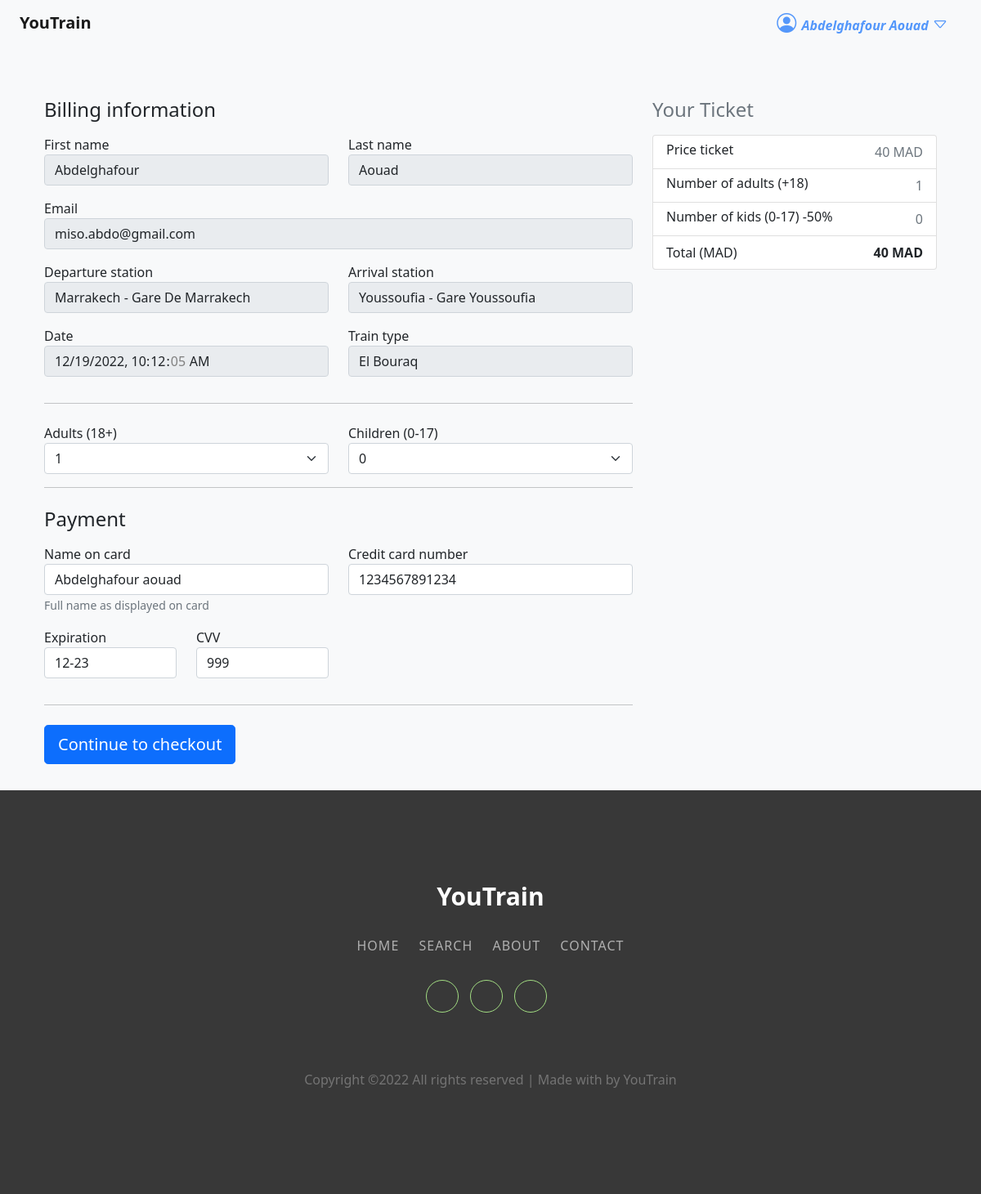
/checkout.php?id_travel=2 (signed in), run on the app's committed database.
### tables this page shows
CREATE TABLE IF NOT EXISTS `travels` (
  `id` int NOT NULL AUTO_INCREMENT,
  `time` float NOT NULL,
  `price` float NOT NULL,
  `seat` int NOT NULL DEFAULT '0',
  `start_station_id` int NOT NULL,
  `end_station_id` int NOT NULL,
  `date_start` timestamp NOT NULL,
  `created_at` timestamp NOT NULL DEFAULT CURRENT_TIMESTAMP,
  `updated_at` timestamp NOT NULL DEFAULT CURRENT_TIMESTAMP,
  `created_by` int NOT NULL,
  `updated_by` int DEFAULT NULL,
  `train_id` int NOT NULL,
  PRIMARY KEY (`id`)
);

CREATE TABLE IF NOT EXISTS `cities` (
  `id` int NOT NULL AUTO_INCREMENT,
  `name` varchar(40) NOT NULL,
  PRIMARY KEY (`id`)
);

CREATE TABLE IF NOT EXISTS `stations` (
  `id` int NOT NULL AUTO_INCREMENT,
  `name` varchar(60) NOT NULL,
  `address` text NOT NULL,
  `capacity` int NOT NULL,
  `city_id` int NOT NULL,
  PRIMARY KEY (`id`)
);

CREATE TABLE IF NOT EXISTS `type_trains` (
  `id` int NOT NULL AUTO_INCREMENT,
  `name` varchar(50) NOT NULL,
  `speed` float NOT NULL,
  PRIMARY KEY (`id`)
);

CREATE TABLE IF NOT EXISTS `users` (
  `id` int NOT NULL AUTO_INCREMENT,
  `first_name` varchar(50) NOT NULL,
  `last_name` varchar(50) NOT NULL,
  `age` int DEFAULT NULL,
  `email` varchar(255) NOT NULL,
  `phone` varchar(18) DEFAULT NULL,
  `password` varchar(255) NOT NULL,
  `admin` int NOT NULL DEFAULT '0',
  `created_at` timestamp NOT NULL DEFAULT CURRENT_TIMESTAMP,
  `updated_at` timestamp NOT NULL,
  `updated_by` int NOT NULL,
  PRIMARY KEY (`id`)
);

CREATE TABLE IF NOT EXISTS `card_payments` (
  `id` int NOT NULL,
  `card_number` varchar(17) NOT NULL,
  `full_name` varchar(80) NOT NULL,
  `cvv` int NOT NULL,
  `date_exp` varchar(10) NOT NULL,
  `created_at` timestamp NOT NULL DEFAULT CURRENT_TIMESTAMP,
  `updated_at` timestamp NOT NULL DEFAULT CURRENT_TIMESTAMP,
  PRIMARY KEY (`id`)
);

### models/connection.php (called while the page is built, shortened)
<?php
class Connection
{
      private $serv = 'localhost';
      private $user = 'root';
      private $pass = '';
      private $bd = 'youtrain';
      private function pdoConnection()
      {
            $con = new PDO('mysql:host=' . $this->serv . ';dbname=' . $this->bd, $this->user, $this->pass);
            $con->setAttribute(PDO::ATTR_DEFAULT_FETCH_MODE, PDO::FETCH_ASSOC);
            try {
                  return $con;
            } catch (PDOException $e) {
                  echo 'Database Error: ' . $e->getMessage();
            }
      }
      public function connect()
      {
            return $this->pdoConnection();
      }
}

### models/booking.php (called while the page is built, shortened)
<?php
require_once 'connection.php';
class Booking extends Connection
{
      public $id;
      function __construct($user_id = null, $travel_id = null, $nbr_adults = null, $nbr_kids = null, $date = null, $id = null)
      {
            $this->id = $id;
      }
      function setId($id)
      {
            $this->id = $id;
      }
      public function getInfo()
      {
            $dele = "SELECT users.*, card_payments.* from users
            left join card_payments on users.id=card_payments.id
            where users.id = ?";
            $stmt = $this->connect()->prepare($dele);
            $stmt->execute([$this->id]);
            $result = $stmt->fetch();
            return  $result;
      }
      public function getTravel()
      {
            $sql = "SELECT
                    travels.* ,
                    trains.name as train,
                    trains.capacity as capacity,
                    type_trains.name as type_train,
                    s_start.name as station_start,
                    s_end.name as station_end,
                    c_start.name as city_start,
                    c_end.name as city_end
                    FROM travels
                    inner join stations as s_start on s_start.id=travels.start_station_id
                    inner join stations as s_end on s_end.id=travels.end_station_id
                    inner join trains on trains.id=travels.train_id
                    inner join type_trains on type_trains.id=trains.type_id
                    inner join cities as c_start on c_start.id=s_start.city_id
                    inner join cities as c_end on c_end.id=s_end.city_id
                  where
                    travels.id=?";
            $stmt = $this->connect()->prepare($sql);
            $stmt->execute([$this->id]);
            $result = $stmt->fetch();
            return  $result;
      }
}

### checkout.php (the view, shortened to what this page needs)
<?php
require_once 'models/booking.php';
if (!isset($_GET['id_travel'])) {
  header('location: index.php');
  die;
} else {
  if (!isset($_SESSION['id'])) {
    header('location: signup.php');
    die;
  } else {
    $user = new Booking();
    $user->setId($_SESSION['id']);
    $user = $user->getInfo();
    $travel = new Booking();
    $travel->setId($_GET['id_travel']);
    $travel = $travel->getTravel();
  }
}
?>
<!DOCTYPE html>
<html lang="en">
<?php
include("include/head.php");
?>
<body class="bg-light">
  <?php require_once 'include/navbar-user.php'; ?>
  <div class="container">
    <div class="row">
      <div class="col-md-4 order-md-2 mb-4">
        <h4 class="d-flex justify-content-between align-items-center mb-3">
          <span class="text-muted">Your Ticket</span>
        </h4>
        <ul class="list-group mb-3">
          <li class="list-group-item d-flex justify-content-between lh-condensed">
            <div>
              <h6 class="my-0">Price ticket</h6>
            </div>
            <span class="text-muted"><?= $travel['price'] ?> MAD</span>
          </li>
          <li class="list-group-item d-flex justify-content-between lh-condensed">
            <div>
              <h6 class="my-0">Number of adults (+18)</h6>
            </div>
            <span class="text-muted" id="adults">1</span>
          </li>
          <li class="list-group-item d-flex justify-content-between lh-condensed">
            <div>
              <h6 class="my-0">Number of kids (0-17) -50%</h6>
            </div>
            <span class="text-muted" id="kids">0</span>
          </li>
          <li class="list-group-item d-flex justify-content-between">
            <span>Total (MAD)</span>
            <strong><span id="total"><?= $travel['price'] ?></span> MAD</strong>
          </li>
        </ul>
      </div>
      <div class="col-md-8 order-md-1">
        <form action="controllers/bookingController.php" method="post">
          <h4 class="mb-3">Billing information</h4>
          <div class="row">
            <div class="col-md-6 mb-3">
              <label for="firstName">First name</label>
              <input type="text" class="form-control" name="first_name" value="<?= $_SESSION['first_name'] ?>" disabled>
            </div>
            <div class="col-md-6 mb-3">
              <label for="lastName">Last name</label>
              <input type="text" class="form-control" name="last_name" value="<?= $_SESSION['last_name'] ?>" disabled>
            </div>
          </div>
          <div class="row">
            <div class="mb-3">
              <label for="email">Email</label>
              <input type="email" class="form-control" name="email" value="<?= $_SESSION['email'] ?>" disabled>
            </div>
          </div>
          <div class="row">
            <div class="col-md-6 mb-3">
              <label for="email">Departure station</label>
              <input type="text" class="form-control" name="d_station" placeholder="Departure station" value="<?= $travel['city_start'] . ' - ' . $travel['station_start'] ?>" disabled>
            </div>
            <div class="col-md-6 mb-3">
              <label for="email">Arrival station</label>
              <input type="text" class="form-control" name="a_station" placeholder="Arrival station" value="<?= $travel['city_end'] . ' - ' . $travel['station_end'] ?>" disabled>
            </div>
          </div>
          <div class="row">
            <div class="col-md-6 mb-3">
              <label for="email">Date</label>
              <input type="datetime-local" class="form-control" name="date" value="<?= $travel['date_start'] ?>" disabled>
            </div>
            <div class="col-md-6 mb-3">
              <label for="email">Train type</label>
              <input type="text" class="form-control" name="train_type" placeholder="Train type" value="<?= $travel['type_train'] ?>" disabled>
            </div>
          </div>
          <hr class="mb-4">
          <div class="row">
            <div class="col-md-6">
              <div class="form-group">
                <span class="form-label">Adults (18+)</span>
                <select class="form-select" name="nbr_adults" id="nbr_adults">
                  <option value="1">1</option>
                </select>
              </div>
            </div>
            <div class="col-md-6">
              <div class="form-group">
                <span class="form-label">Children (0-17)</span>
                <select class="form-select" name="nbr_kids" id="nbr_kids">
                  <option value="0">0</option>
                </select>
              </div>
            </div>
          </div>
          <hr class="mb-4">
          <h4 class="mb-3">Payment</h4>
          <div class="row">
            <div class="col-md-6 mb-3">
              <label for="cc-name">Name on card</label>
              <input type="text" class="form-control" placeholder="Full name" name="card_full_name" value="<?= $user['full_name'] ?>" required>
              <small class="text-muted">Full name as displayed on card</small>
            </div>
            <div class="col-md-6 mb-3">
              <label for="cc-number">Credit card number</label>
              <input type="text" class="form-control" placeholder="Card number" name="card_number" value="<?= $user['card_number'] ?>" required>
            </div>
          </div>
          <div class="row">
            <div class="col-md-3 mb-3">
              <label for="cc-expiration">Expiration</label>
              <input type="text" class="form-control" placeholder="12-23" name="card_date_expiration" value="<?= $user['date_exp'] ?>" required>
            </div>
            <div class="col-md-3 mb-3">
              <label for="cc-expiration">CVV</label>
              <input type="text" class="form-control" placeholder="XXX" name="cvv" value="<?= $user['cvv'] ?>" required>
            </div>
          </div>
          <hr class="mb-4">
          <input class="btn btn-primary btn-lg btn-block" type="submit" name="checkout" value="Continue to checkout"></input>
        </form>
      </div>
    </div>
  </div>
  <?php require_once 'include/footer.php'; ?>
</body>
</html>

### assets/css/style.css (style rules this page uses)
* { margin: 0; padding: 0; box-sizing: border-box; }
body { overflow-x: hidden; }
body { background-color: #dadde6 }

### data on the page
travels: price "40", d_station "Marrakech - Gare De Marrakech", a_station "Youssoufia - Gare Youssoufia", date "12/19/2022 10:12:05", train_type "El Bouraq"
users: card_full_name "Abdelghafour aouad", card_number "1234567891234", card_date_expiration "12-23", cvv "999"

### other printed values
$_SESSION['first_name'] "Abdelghafour"
$_SESSION['last_name'] "Aouad"
